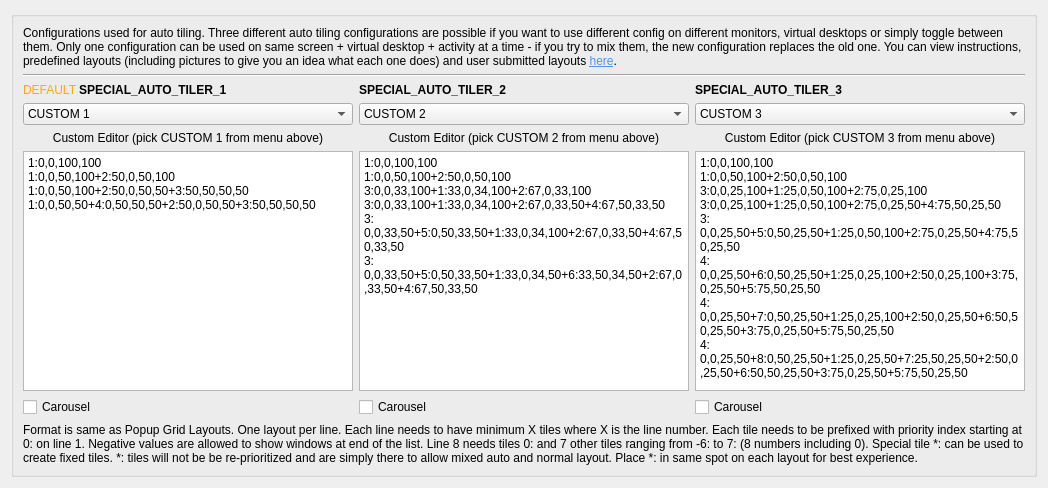
     <widget class="QWidget" name="tab_4">
      <attribute name="icon">
       <iconset theme="text-x-generic"/>
      </attribute>
      <attribute name="title">
       <string>Auto Tiling Layouts</string>
      </attribute>
      <layout class="QVBoxLayout" name="verticalLayout_26">
       <item>
        <widget class="QGroupBox" name="groupBox_15">
         <property name="title">
          <string/>
         </property>
         <layout class="QVBoxLayout" name="verticalLayout_26">
          <item>
           <widget class="QLabel" name="label_81">
            <property name="text">
             <string>&lt;html&gt;&lt;head/&gt;&lt;body&gt;&lt;p&gt;Configurations used for auto tiling. Three different auto tiling configurations are possible if you want to use different config on different monitors, virtual desktops or simply toggle between them. Only one configuration can be used on same screen + virtual desktop + activity at a time - if you try to mix them, the new configuration replaces the old one. You can view instructions, predefined layouts (including pictures to give you an idea what each one does) and user submitted layouts &lt;a href=&quot;https://github.com/rxappdev/MouseTiler/blob/main/AUTOTILERGUIDE.md&quot;&gt;&lt;span style=&quot; text-decoration: underline; color:#5294e2;&quot;&gt;here&lt;/span&gt;&lt;/a&gt;.&lt;/p&gt;&lt;/body&gt;&lt;/html&gt;</string>
            </property>
            <property name="wordWrap">
             <bool>true</bool>
            </property>
            <property name="openExternalLinks">
             <bool>true</bool>
            </property>
           </widget>
          </item>
          <item>
           <widget class="Line" name="line_18">
            <property name="orientation">
             <enum>Qt::Orientation::Horizontal</enum>
            </property>
           </widget>
          </item>
          <item>
           <layout class="QGridLayout" name="gridLayout_3">
            <item row="3" column="2">
             <widget class="QPlainTextEdit" name="kcfg_autoTilerCustom3">
              <property name="sizePolicy">
               <sizepolicy hsizetype="Expanding" vsizetype="Fixed">
                <horstretch>0</horstretch>
                <verstretch>0</verstretch>
               </sizepolicy>
              </property>
              <property name="minimumSize">
               <size>
                <width>0</width>
                <height>240</height>
               </size>
              </property>
              <property name="maximumSize">
               <size>
                <width>16777215</width>
                <height>240</height>
               </size>
              </property>
              <property name="plainText">
               <string>1:0,0,100,100
1:0,0,50,100+2:50,0,50,100
3:0,0,25,100+1:25,0,50,100+2:75,0,25,100
3:0,0,25,100+1:25,0,50,100+2:75,0,25,50+4:75,50,25,50
3:0,0,25,50+5:0,50,25,50+1:25,0,50,100+2:75,0,25,50+4:75,50,25,50
4:0,0,25,50+6:0,50,25,50+1:25,0,25,100+2:50,0,25,100+3:75,0,25,50+5:75,50,25,50
4:0,0,25,50+7:0,50,25,50+1:25,0,25,100+2:50,0,25,50+6:50,50,25,50+3:75,0,25,50+5:75,50,25,50
4:0,0,25,50+8:0,50,25,50+1:25,0,25,50+7:25,50,25,50+2:50,0,25,50+6:50,50,25,50+3:75,0,25,50+5:75,50,25,50</string>
              </property>
             </widget>
            </item>
            <item row="0" column="1">
             <widget class="QLabel" name="label_83">
              <property name="font">
               <font>
                <bold>true</bold>
               </font>
              </property>
              <property name="text">
               <string>SPECIAL_AUTO_TILER_2</string>
              </property>
             </widget>
            </item>
            <item row="2" column="2">
             <widget class="QLabel" name="label_73">
              <property name="text">
               <string>Custom Editor (pick CUSTOM 3 from menu above)</string>
              </property>
              <property name="alignment">
               <set>Qt::AlignmentFlag::AlignCenter</set>
              </property>
             </widget>
            </item>
            <item row="1" column="1">
             <widget class="QComboBox" name="kcfg_autoTilerMode2">
              <item>
               <property name="text">
                <string>CUSTOM 2</string>
               </property>
              </item>
              <item>
               <property name="text">
                <string>✅ Multi-monitor friendly - SINGLE TILE CAROUSEL</string>
               </property>
              </item>
              <item>
               <property name="text">
                <string>❌ Multi-monitor friendly - THREE TILE CAROUSEL</string>
               </property>
              </item>
              <item>
               <property name="text">
                <string>❌ Multi-monitor friendly - 50% CAROUSEL</string>
               </property>
              </item>
              <item>
               <property name="text">
                <string>❌ Multi-monitor friendly - 66% CAROUSEL</string>
               </property>
              </item>
              <item>
               <property name="text">
                <string>❌ Multi-monitor friendly - 96% CAROUSEL</string>
               </property>
              </item>
              <item>
               <property name="text">
                <string>✅ Multi-monitor friendly - 3 CARD STACK</string>
               </property>
              </item>
              <item>
               <property name="text">
                <string>✅ Multi-monitor friendly - 5 CARD STACK</string>
               </property>
              </item>
              <item>
               <property name="text">
                <string>✅ Multi-monitor friendly - SPIRAL 4</string>
               </property>
              </item>
              <item>
               <property name="text">
                <string>✅ Multi-monitor friendly - SPIRAL 8</string>
               </property>
              </item>
              <item>
               <property name="text">
                <string>✅ Multi-monitor friendly - 50% + 2 STACK</string>
               </property>
              </item>
              <item>
               <property name="text">
                <string>✅ Multi-monitor friendly - 50% + 3 STACK</string>
               </property>
              </item>
              <item>
               <property name="text">
                <string>✅ Multi-monitor friendly - 67% + 2 STACK</string>
               </property>
              </item>
              <item>
               <property name="text">
                <string>✅ Multi-monitor friendly - 67% + 3 STACK</string>
               </property>
              </item>
              <item>
               <property name="text">
                <string>✅ Multi-monitor friendly - 2 + 50% + 2 STACK</string>
               </property>
              </item>
              <item>
               <property name="text">
                <string>✅ Multi-monitor friendly - * | 1 + 50% + * | 1 CAROUSEL</string>
               </property>
              </item>
              <item>
               <property name="text">
                <string>✅ Multi-monitor friendly - 1 | * + 50% + 1 | * CAROUSEL</string>
               </property>
              </item>
              <item>
               <property name="text">
                <string>❌ Multi-monitor friendly - 76% CAROUSEL</string>
               </property>
              </item>
              <item>
               <property name="text">
                <string>❌ Multi-monitor friendly - 50% + 50% CAROUSEL</string>
               </property>
              </item>
              <item>
               <property name="text">
                <string>✅ Multi-monitor friendly - 3 COLUMNS</string>
               </property>
              </item>
              <item>
               <property name="text">
                <string>✅ Multi-monitor friendly - SPIRAL 6</string>
               </property>
              </item>
             </widget>
            </item>
            <item row="2" column="0">
             <widget class="QLabel" name="label_71">
              <property name="text">
               <string>Custom Editor (pick CUSTOM 1 from menu above)</string>
              </property>
              <property name="alignment">
               <set>Qt::AlignmentFlag::AlignCenter</set>
              </property>
             </widget>
            </item>
            <item row="0" column="2">
             <widget class="QLabel" name="label_88">
              <property name="font">
               <font>
                <bold>true</bold>
               </font>
              </property>
              <property name="text">
               <string>SPECIAL_AUTO_TILER_3</string>
              </property>
             </widget>
            </item>
            <item row="0" column="0">
             <widget class="QLabel" name="label_80">
              <property name="font">
               <font>
                <bold>true</bold>
               </font>
              </property>
              <property name="text">
               <string>&lt;html&gt;&lt;head/&gt;&lt;body&gt;&lt;p&gt;&lt;span style=&quot; font-weight:400; color:#ffaa00;&quot;&gt;DEFAULT &lt;/span&gt;SPECIAL_AUTO_TILER_1&lt;/p&gt;&lt;/body&gt;&lt;/html&gt;</string>
              </property>
             </widget>
            </item>
            <item row="2" column="1">
             <widget class="QLabel" name="label_72">
              <property name="text">
               <string>Custom Editor (pick CUSTOM 2 from menu above)</string>
              </property>
              <property name="alignment">
               <set>Qt::AlignmentFlag::AlignCenter</set>
              </property>
             </widget>
            </item>
            <item row="3" column="0">
             <widget class="QPlainTextEdit" name="kcfg_autoTilerCustom1">
              <property name="sizePolicy">
               <sizepolicy hsizetype="Expanding" vsizetype="Fixed">
                <horstretch>0</horstretch>
                <verstretch>0</verstretch>
               </sizepolicy>
              </property>
              <property name="minimumSize">
               <size>
                <width>0</width>
                <height>240</height>
               </size>
              </property>
              <property name="maximumSize">
               <size>
                <width>16777215</width>
                <height>240</height>
               </size>
              </property>
              <property name="plainText">
               <string>1:0,0,100,100
1:0,0,50,100+2:50,0,50,100
1:0,0,50,100+2:50,0,50,50+3:50,50,50,50
1:0,0,50,50+4:0,50,50,50+2:50,0,50,50+3:50,50,50,50</string>
              </property>
             </widget>
            </item>
            <item row="3" column="1">
             <widget class="QPlainTextEdit" name="kcfg_autoTilerCustom2">
              <property name="sizePolicy">
               <sizepolicy hsizetype="Expanding" vsizetype="Fixed">
                <horstretch>0</horstretch>
                <verstretch>0</verstretch>
               </sizepolicy>
              </property>
              <property name="minimumSize">
               <size>
                <width>0</width>
                <height>240</height>
               </size>
              </property>
              <property name="maximumSize">
               <size>
                <width>16777215</width>
                <height>240</height>
               </size>
              </property>
              <property name="plainText">
               <string>1:0,0,100,100
1:0,0,50,100+2:50,0,50,100
3:0,0,33,100+1:33,0,34,100+2:67,0,33,100
3:0,0,33,100+1:33,0,34,100+2:67,0,33,50+4:67,50,33,50
3:0,0,33,50+5:0,50,33,50+1:33,0,34,100+2:67,0,33,50+4:67,50,33,50
3:0,0,33,50+5:0,50,33,50+1:33,0,34,50+6:33,50,34,50+2:67,0,33,50+4:67,50,33,50</string>
              </property>
             </widget>
            </item>
            <item row="1" column="0">
             <widget class="QComboBox" name="kcfg_autoTilerMode1">
              <item>
               <property name="text">
                <string>CUSTOM 1</string>
               </property>
              </item>
              <item>
               <property name="text">
                <string>✅ Multi-monitor friendly - SINGLE TILE CAROUSEL</string>
               </property>
              </item>
              <item>
               <property name="text">
                <string>❌ Multi-monitor friendly - THREE TILE CAROUSEL</string>
               </property>
              </item>
              <item>
               <property name="text">
                <string>❌ Multi-monitor friendly - 50% CAROUSEL</string>
               </property>
              </item>
              <item>
               <property name="text">
                <string>❌ Multi-monitor friendly - 66% CAROUSEL</string>
               </property>
              </item>
              <item>
               <property name="text">
                <string>❌ Multi-monitor friendly - 96% CAROUSEL</string>
               </property>
              </item>
              <item>
               <property name="text">
                <string>✅ Multi-monitor friendly - 3 CARD STACK</string>
               </property>
              </item>
              <item>
               <property name="text">
                <string>✅ Multi-monitor friendly - 5 CARD STACK</string>
               </property>
              </item>
              <item>
               <property name="text">
                <string>✅ Multi-monitor friendly - SPIRAL 4</string>
               </property>
              </item>
              <item>
               <property name="text">
                <string>✅ Multi-monitor friendly - SPIRAL 8</string>
               </property>
              </item>
              <item>
               <property name="text">
                <string>✅ Multi-monitor friendly - 50% + 2 STACK</string>
               </property>
              </item>
              <item>
               <property name="text">
                <string>✅ Multi-monitor friendly - 50% + 3 STACK</string>
               </property>
              </item>
              <item>
               <property name="text">
                <string>✅ Multi-monitor friendly - 67% + 2 STACK</string>
               </property>
              </item>
              <item>
               <property name="text">
                <string>✅ Multi-monitor friendly - 67% + 3 STACK</string>
               </property>
              </item>
              <item>
               <property name="text">
                <string>✅ Multi-monitor friendly - 2 + 50% + 2 STACK</string>
               </property>
              </item>
              <item>
               <property name="text">
                <string>✅ Multi-monitor friendly - * | 1 + 50% + * | 1 CAROUSEL</string>
               </property>
              </item>
              <item>
               <property name="text">
                <string>✅ Multi-monitor friendly - 1 | * + 50% + 1 | * CAROUSEL</string>
               </property>
              </item>
              <item>
               <property name="text">
                <string>❌ Multi-monitor friendly - 76% CAROUSEL</string>
               </property>
              </item>
              <item>
               <property name="text">
                <string>❌ Multi-monitor friendly - 50% + 50% CAROUSEL</string>
               </property>
              </item>
              <item>
               <property name="text">
                <string>✅ Multi-monitor friendly - 3 COLUMNS</string>
               </property>
              </item>
              <item>
               <property name="text">
                <string>✅ Multi-monitor friendly - SPIRAL 6</string>
               </property>
              </item>
             </widget>
            </item>
            <item row="1" column="2">
             <widget class="QComboBox" name="kcfg_autoTilerMode3">
              <item>
               <property name="text">
                <string>CUSTOM 3</string>
               </property>
              </item>
              <item>
               <property name="text">
                <string>✅ Multi-monitor friendly - SINGLE TILE CAROUSEL</string>
               </property>
              </item>
              <item>
               <property name="text">
                <string>❌ Multi-monitor friendly - THREE TILE CAROUSEL</string>
               </property>
              </item>
              <item>
               <property name="text">
                <string>❌ Multi-monitor friendly - 50% CAROUSEL</string>
               </property>
              </item>
              <item>
               <property name="text">
                <string>❌ Multi-monitor friendly - 66% CAROUSEL</string>
               </property>
              </item>
              <item>
               <property name="text">
                <string>❌ Multi-monitor friendly - 96% CAROUSEL</string>
               </property>
              </item>
              <item>
               <property name="text">
                <string>✅ Multi-monitor friendly - 3 CARD STACK</string>
               </property>
              </item>
              <item>
               <property name="text">
                <string>✅ Multi-monitor friendly - 5 CARD STACK</string>
               </property>
              </item>
              <item>
               <property name="text">
                <string>✅ Multi-monitor friendly - SPIRAL 4</string>
               </property>
              </item>
              <item>
               <property name="text">
                <string>✅ Multi-monitor friendly - SPIRAL 8</string>
               </property>
              </item>
              <item>
               <property name="text">
                <string>✅ Multi-monitor friendly - 50% + 2 STACK</string>
               </property>
              </item>
              <item>
               <property name="text">
                <string>✅ Multi-monitor friendly - 50% + 3 STACK</string>
               </property>
              </item>
              <item>
               <property name="text">
                <string>✅ Multi-monitor friendly - 67% + 2 STACK</string>
               </property>
              </item>
              <item>
               <property name="text">
                <string>✅ Multi-monitor friendly - 67% + 3 STACK</string>
               </property>
              </item>
              <item>
               <property name="text">
                <string>✅ Multi-monitor friendly - 2 + 50% + 2 STACK</string>
               </property>
              </item>
              <item>
               <property name="text">
                <string>✅ Multi-monitor friendly - * | 1 + 50% + * | 1 CAROUSEL</string>
               </property>
              </item>
              <item>
               <property name="text">
                <string>✅ Multi-monitor friendly - 1 | * + 50% + 1 | * CAROUSEL</string>
               </property>
              </item>
              <item>
               <property name="text">
                <string>❌ Multi-monitor friendly - 76% CAROUSEL</string>
               </property>
              </item>
              <item>
               <property name="text">
                <string>❌ Multi-monitor friendly - 50% + 50% CAROUSEL</string>
               </property>
              </item>
              <item>
               <property name="text">
                <string>✅ Multi-monitor friendly - 3 COLUMNS</string>
               </property>
              </item>
              <item>
               <property name="text">
                <string>✅ Multi-monitor friendly - SPIRAL 6</string>
               </property>
              </item>
             </widget>
            </item>
            <item row="4" column="0">
             <widget class="QCheckBox" name="kcfg_autoTilerCarousel1">
              <property name="text">
               <string>Carousel</string>
              </property>
             </widget>
            </item>
            <item row="4" column="1">
             <widget class="QCheckBox" name="kcfg_autoTilerCarousel2">
              <property name="text">
               <string>Carousel</string>
              </property>
             </widget>
            </item>
            <item row="4" column="2">
             <widget class="QCheckBox" name="kcfg_autoTilerCarousel3">
              <property name="text">
               <string>Carousel</string>
              </property>
             </widget>
            </item>
           </layout>
          </item>
          <item>
           <widget class="QLabel" name="label_82">
            <property name="text">
             <string>&lt;html&gt;&lt;head/&gt;&lt;body&gt;&lt;p&gt;Format is same as Popup Grid Layouts. One layout per line. Each line needs to have minimum X tiles where X is the line number. Each tile needs to be prefixed with priority index starting at 0: on line 1. Negative values are allowed to show windows at end of the list. Line 8 needs tiles 0: and 7 other tiles ranging from -6: to 7: (8 numbers including 0). Special tile *: can be used to create fixed tiles. *: tiles will not be be re-prioritized and are simply there to allow mixed auto and normal layout. Place *: in same spot on each layout for best experience.&lt;/p&gt;&lt;/body&gt;&lt;/html&gt;</string>
            </property>
            <property name="wordWrap">
             <bool>true</bool>
            </property>
           </widget>
          </item>
         </layout>
        </widget>
       </item>
       <item>
        <spacer name="verticalSpacer_5">
         <property name="orientation">
          <enum>Qt::Orientation::Vertical</enum>
         </property>
         <property name="sizeType">
          <enum>QSizePolicy::Policy::Expanding</enum>
         </property>
         <property name="sizeHint" stdset="0">
          <size>
           <width>0</width>
           <height>0</height>
          </size>
         </property>
        </spacer>
       </item>
      </layout>
     </widget>
